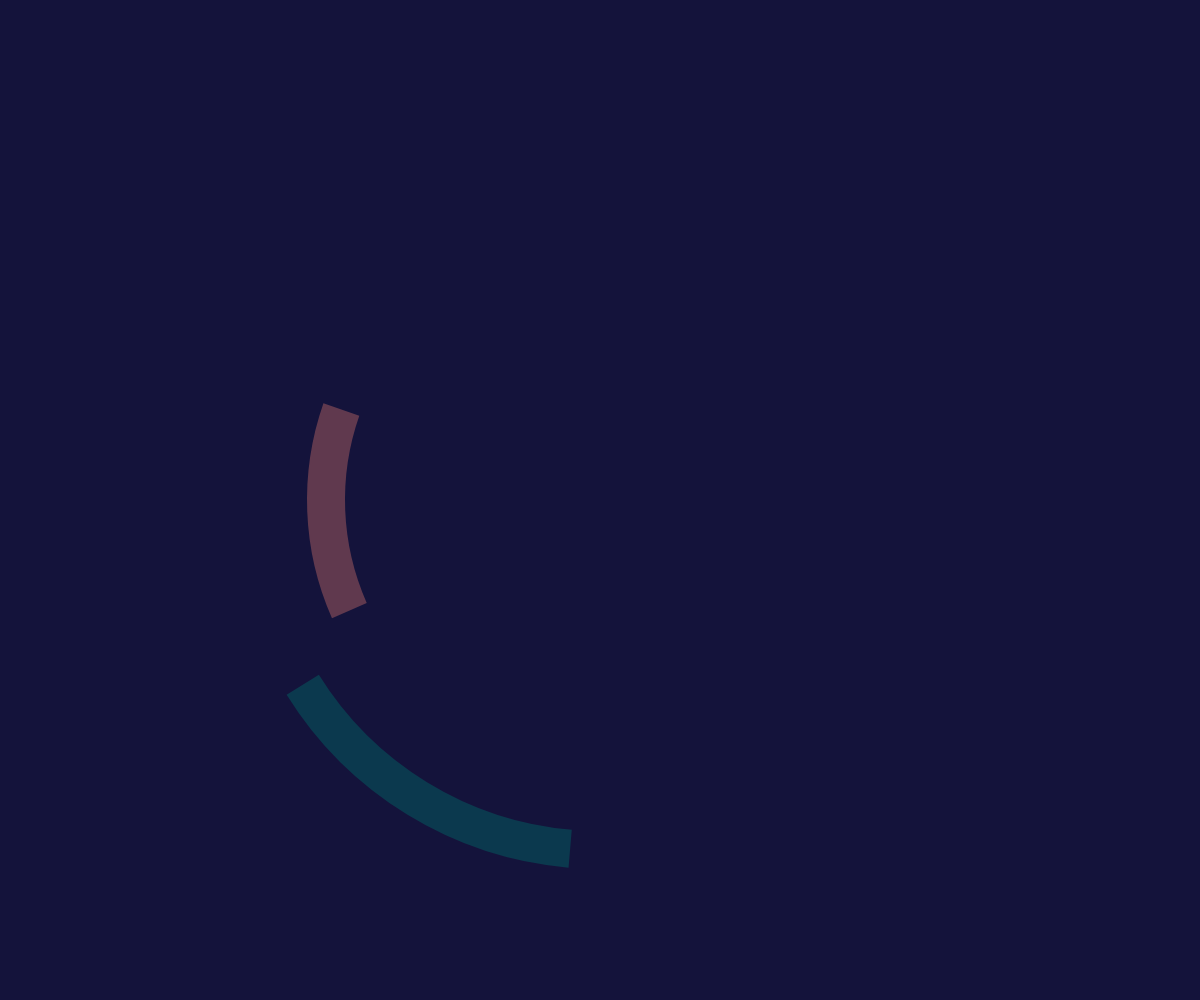
Frame 1 (no input)
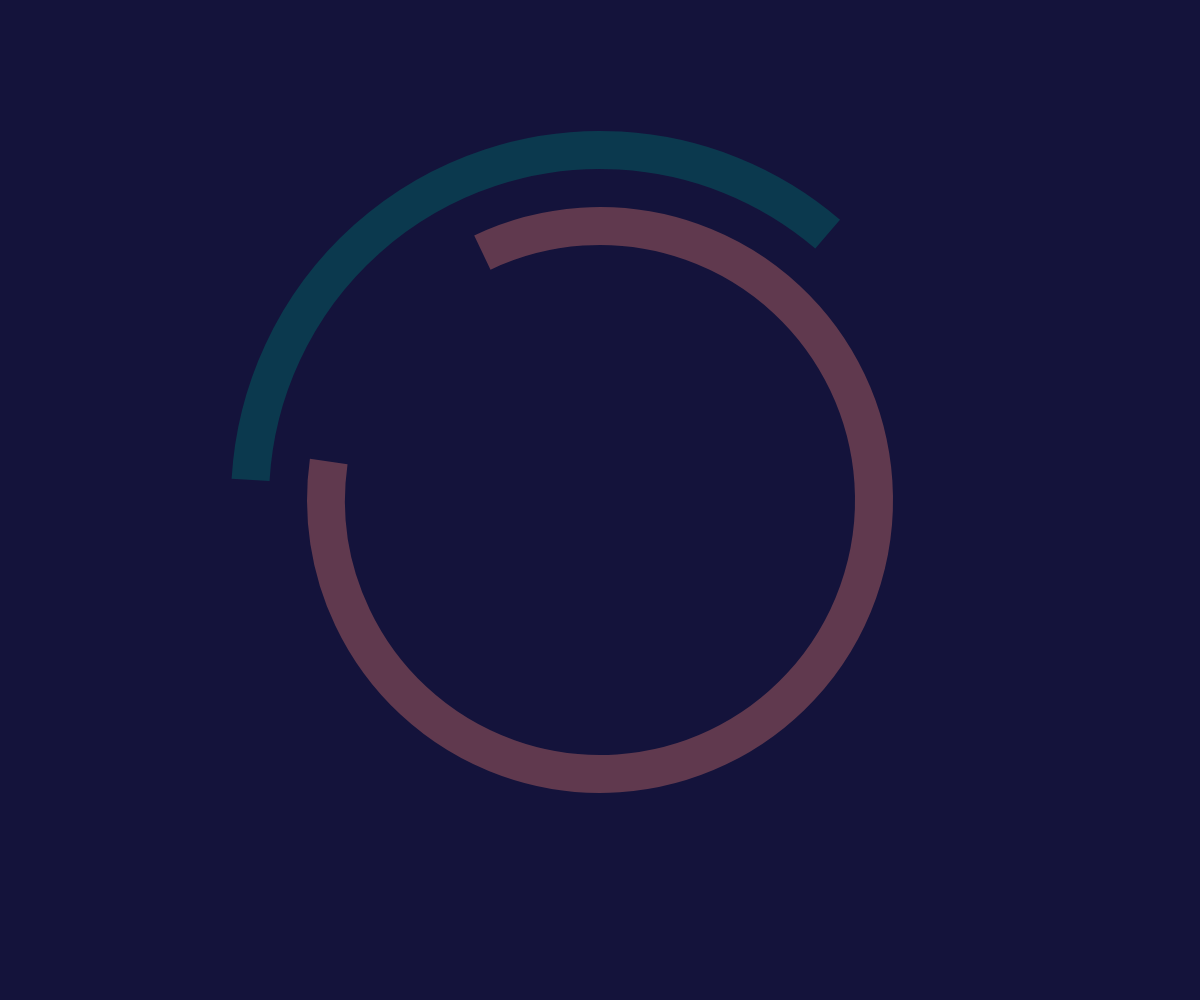
Frame 60 (no input)
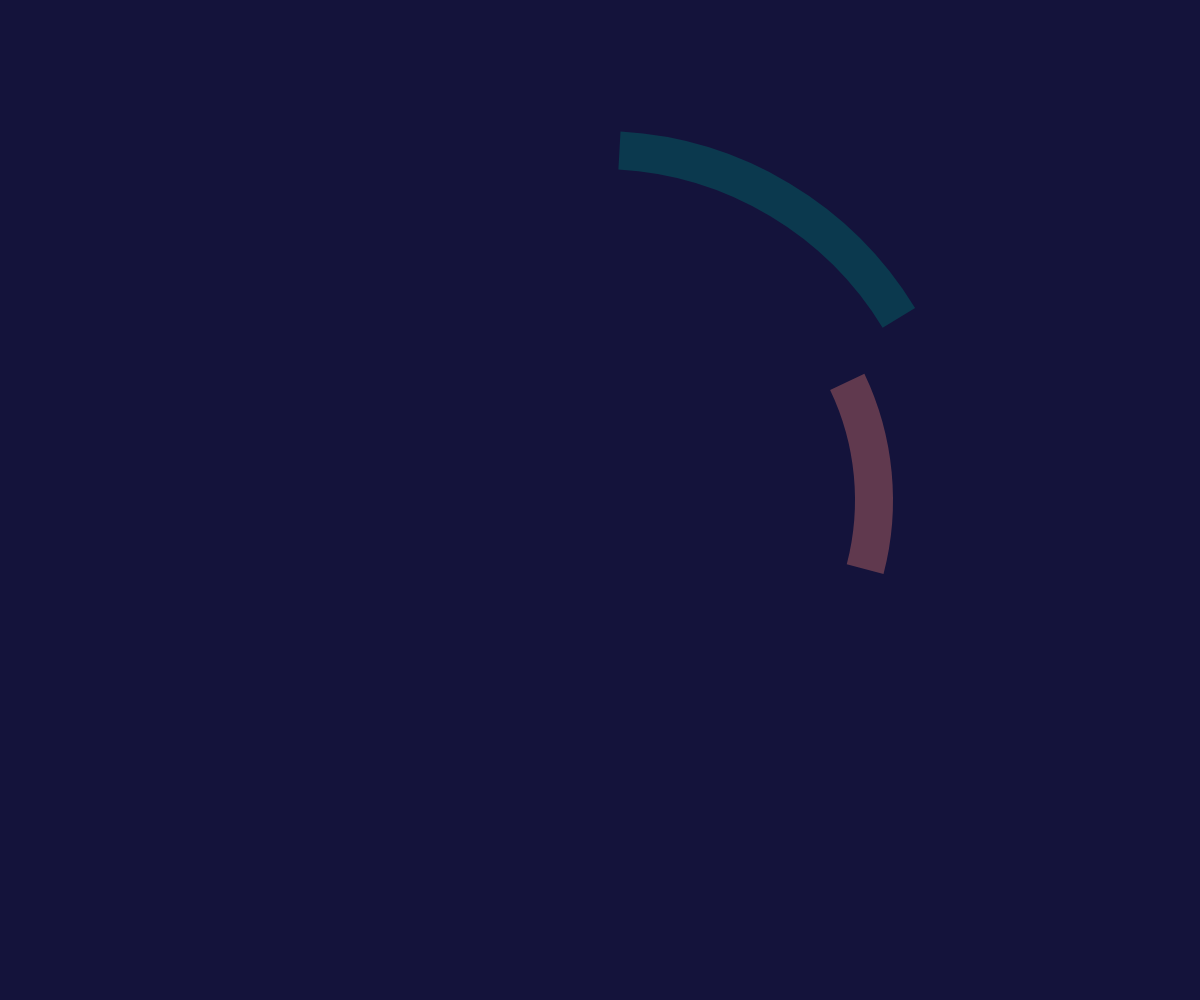
Frame 120 (the mouse pressed at the canvas centre since frame 60)

The p5.js sketch that drew these frames (run headless with seeded random() and noise() and a simulated clock; from frame 60 on, the mouse is pressed at the canvas centre):

// p5.js sketch
// ── sketch.js
// Radial Pattern 4
var num=2;
var sw=38;
var fc;
var r = 0;
var rs;
var isLooping;

function setup() {
    createCanvas(windowWidth, windowHeight);
    background(0);
    noFill();
    rs = random(100);
    strokeWeight(sw);
    strokeCap(SQUARE);
}

function draw() {
    randomSeed(rs);
    background('#14133B');
    for (i=0; i < 3; i++) {
      arcs(width/2, height/2);
    }
}

function togglePlay() {
    if (isLooping === false) {
        loop();
        isLooping=true;
        console.log("Start Loop");
    } else {
        noLoop();
        isLooping=false;
        console.log("Stop Loop");
    }
}

function mousePressed() {
    togglePlay();
}

function arcs(x, y) {
  push();
  translate(x, y);
  rotate(r);
  for (i=0; i < num; i++) {
    //stroke(360.0/num*i, 100, 100, 120);
    lerpAmount = 1.0/num*i;
    // color col = lerpColor('#9E023B', '#FFC675', lerpAmount);
    // stroke(200, 220);
    stroke(360.0/num*i, 100, 100, 120);
    start = random(TWO_PI);
    console.log();
    end = start + random(PI/5, PI/3);
    scal = map(sin(r+TWO_PI/num*i), -1, 1, .5, 1.5);
    arc(0, 0, height*.7-i*4*sw, height*.7-i*4*sw, start, end*scal);
  }
  r += .0523/2;
  pop();
}
